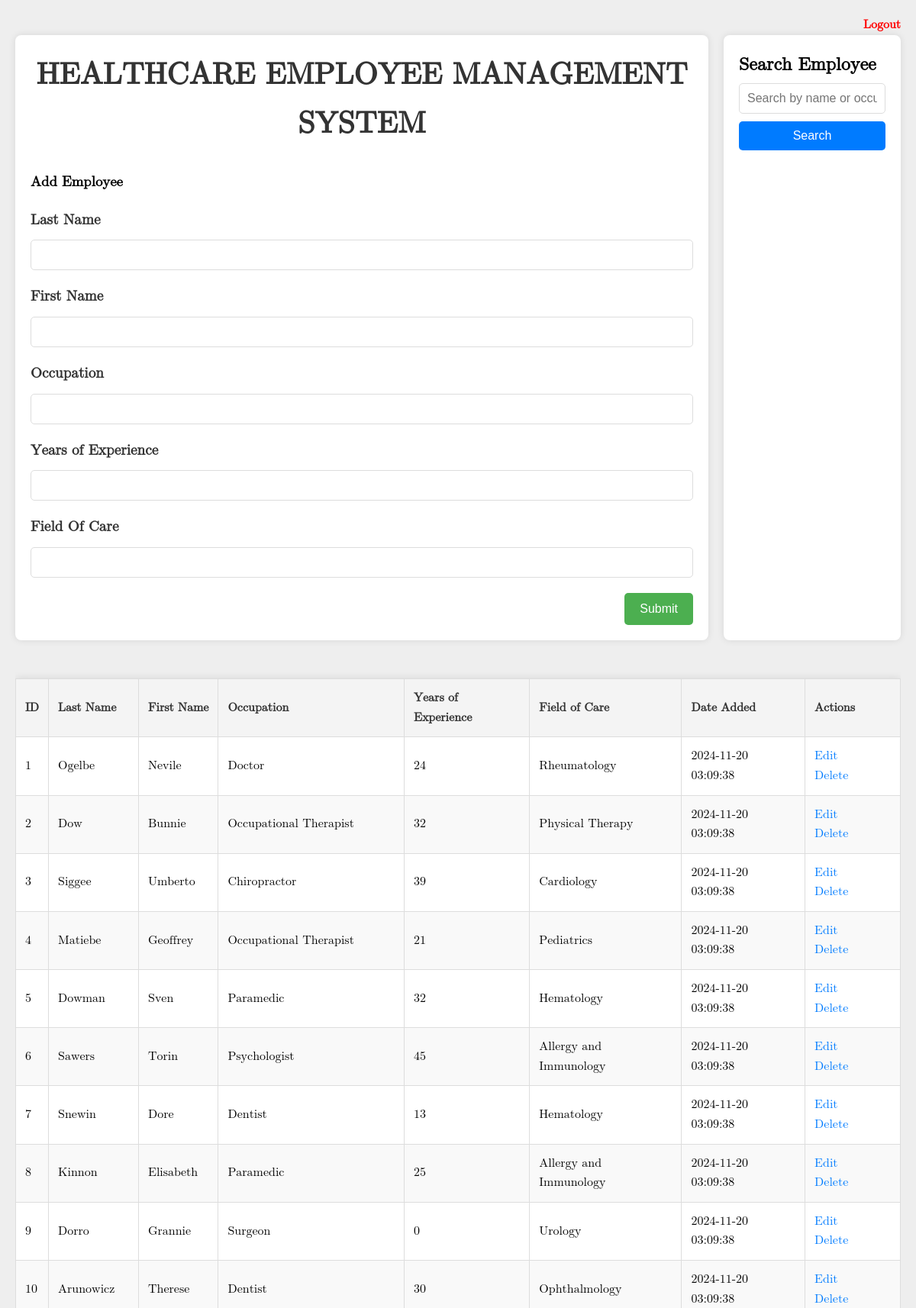
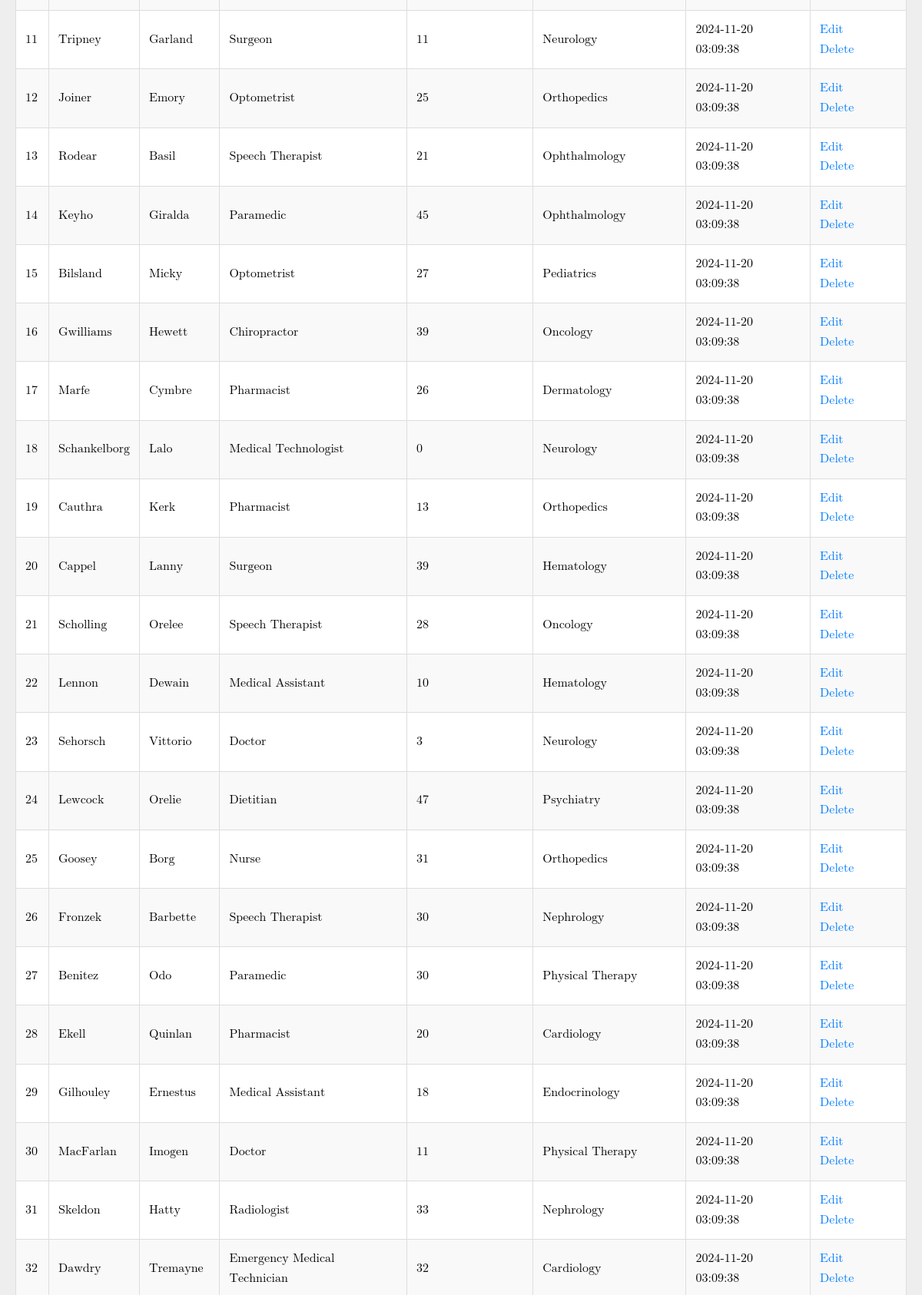
The page / (upper part) on the database its author committed (2 pictures, top to bottom).
### tables this page shows
CREATE TABLE Employee (
    employee_id INT AUTO_INCREMENT PRIMARY KEY, 
    last_name VARCHAR(100) NOT NULL,        
    first_name VARCHAR(100) NOT NULL,       
    occupation VARCHAR(100) NOT NULL,      
    years_of_experience INT NOT NULL,        
    expertise VARCHAR(100) NOT NULL      
);

### core/models.php (called while the page is built, shortened)
<?php
function showEmployeeRecords($pdo, $searchTerm = '')
{
    $sql = "SELECT * FROM employee WHERE last_name LIKE ? OR first_name LIKE ? OR occupation LIKE ?";
    $stmt = $pdo->prepare($sql);
    $stmt->execute(["%$searchTerm%", "%$searchTerm%", "%$searchTerm%"]);
    return $stmt->fetchAll();
}
?>

### index.php (the view, shortened to what this page needs)
<?php require_once 'core/dbConfig.php'; ?>
<?php require_once 'core/models.php'; ?>
<!DOCTYPE html>
<html lang="en">
<head>
  <link rel="stylesheet" href="css/index.css">
</head>
<body>
  <h4 style="text-align: right;">
    <a href="logout.php" style="color: red; text-decoration: none;">Logout</a>
  </h4>
  <div class="container">
    <div class="form-container">
      <h1>HEALTHCARE EMPLOYEE MANAGEMENT SYSTEM</h1>
      <form action="core/handleForms.php" method="POST">
        <h3>Add Employee</h3>
        <p>
          <label for="last_name">Last Name</label>
          <input type="text" name="last_name" required>
        </p>
        <p>
          <label for="first_name">First Name</label>
          <input type="text" name="first_name" required>
        </p>
        <p>
          <label for="occupation">Occupation</label>
          <input type="text" name="occupation" required>
        </p>
        <p>
          <label for="years_of_experience">Years of Experience</label>
          <input type="text" name="years_of_experience" required>
        </p>
        <p>
          <label for="expertise">Field Of Care</label>
          <input type="text" name="expertise" required>
        </p>
        <div class="submit-container">
          <input type="submit" name="addEmployeeBtn" value="Submit">
        </div>
      </form>
    </div>
    <div class="search-container">
      <h2>Search Employee</h2>
      <form method="GET" action="">
        <input type="text" name="search" placeholder="Search by name or occupation"
          value="<?php echo isset($_GET['search']) ? $_GET['search'] : ''; ?>">
        <button type="submit" name="searchEmployeeBtn">Search</button>
      </form>
    </div>
  </div>
  <div>
    <?php
    $searchTerm = isset($_GET['search']) ? $_GET['search'] : '';
    $showEmployeeRecords = showEmployeeRecords($pdo, $searchTerm);
    ?>
    <?php if ($showEmployeeRecords): ?>
      <div class="table-wrapper">
        <table>
          <thead>
            <tr>
              <th>ID</th>
              <th>Last Name</th>
              <th>First Name</th>
              <th>Occupation</th>
              <th>Years of Experience</th>
              <th>Field of Care</th>
              <th>Date Added</th>
              <th>Actions</th>
            </tr>
          </thead>
          <tbody>
            <?php foreach ($showEmployeeRecords as $employee): ?>
              <tr>
                <td><?php echo $employee['employee_id']; ?></td>
                <td><?php echo $employee['last_name']; ?></td>
                <td><?php echo $employee['first_name']; ?></td>
                <td><?php echo $employee['occupation']; ?></td>
                <td><?php echo $employee['years_of_experience']; ?></td>
                <td><?php echo $employee['expertise']; ?></td>
                <td><?php echo $employee['date_added']; ?></td>
                <td>
                  <a href="update.php?employee_id=<?php echo $employee['employee_id']; ?>">Edit</a>
                  <a href="delete.php?employee_id=<?php echo $employee['employee_id']; ?>">Delete</a>
                </td>
              </tr>
            <?php endforeach; ?>
          </tbody>
        </table>
      <?php else: ?>
        <p style="text-align: center;">No records found!</p>
      <?php endif; ?>
    </div>
  </div>
</body>
</html>

### css/index.css (style rules this page uses)
* { margin: 0; padding: 0; box-sizing: border-box; }
body { font-family: 'Arial', sans-serif; line-height: 1.6; background-color: #eeeeee; padding: 20px; font-family: math; }
.container { display: flex; justify-content: space-between; gap: 20px; }
.form-container { flex-grow: 1; flex-shrink: 0; flex-basis: 0; background-color: #fff; padding: 20px; border-radius: 8px; box-shadow: 0 0 10px rgba(0, 0, 0, 0.1); }
h1 { text-align: center; font-size: 2.5rem; color: #333; margin-bottom: 30px; }
form p { margin-bottom: 15px; display: flex; flex-direction: column; }
form p label { font-weight: bold; margin-bottom: 5px; color: #333; }
input[type="text"] { width: 100%; padding: 10px; border: 1px solid #ddd; border-radius: 5px; font-size: 1rem; margin-top: 5px; }
.submit-container { display: flex; justify-content: flex-end; margin-top: 20px; }
input[type="submit"] { background-color: #4CAF50; color: white; padding: 12px 20px; border: none; border-radius: 5px; font-size: 1rem; cursor: pointer; transition: background-color 0.3s; }
.search-container { flex-grow: 0; flex-shrink: 0; flex-basis: 20%; background-color: #fff; padding: 20px; border-radius: 8px; box-shadow: 0 0 10px rgba(0, 0, 0, 0.1); }
.search-container input[type="text"] { width: 100%; padding: 10px; border: 1px solid #ddd; border-radius: 5px; font-size: 1rem; }
.search-container button { background-color: #007BFF; color: white; padding: 10px 15px; border: none; border-radius: 5px; font-size: 1rem; cursor: pointer; margin-top: 10px; width: 100%; }
table { width: 100%; border-collapse: collapse; margin-top: 30px; background-color: #fff; box-shadow: 0 0 10px rgba(0, 0, 0, 0.1); }
.table-wrapper { overflow-x: auto; -webkit-overflow-scrolling: touch; margin-top: 20px; }
table th, table td { padding: 12px; text-align: left; border: 1px solid #ddd; }
table th { background-color: #f4f4f4; color: #333; }
table td { background-color: #fff; }
table tr:nth-child(even) td { background-color: #f9f9f9; }
table a { color: #007BFF; text-decoration: none; margin-right: 10px; }
p { text-align: left; font-size: 1.2rem; color: #333; margin-top: 20px; }

### rows shown on the page
employee: employee_id "1", last_name "Ogelbe", first_name "Nevile", occupation "Doctor", years_of_experience "24", expertise "Rheumatology", date_added "2024-11-20 03:09:38"
employee: employee_id "2", last_name "Dow", first_name "Bunnie", occupation "Occupational Therapist", years_of_experience "32", expertise "Physical Therapy", date_added "2024-11-20 03:09:38"
employee: employee_id "3", last_name "Siggee", first_name "Umberto", occupation "Chiropractor", years_of_experience "39", expertise "Cardiology", date_added "2024-11-20 03:09:38"
employee: employee_id "4", last_name "Matiebe", first_name "Geoffrey", occupation "Occupational Therapist", years_of_experience "21", expertise "Pediatrics", date_added "2024-11-20 03:09:38"
employee: employee_id "5", last_name "Dowman", first_name "Sven", occupation "Paramedic", years_of_experience "32", expertise "Hematology", date_added "2024-11-20 03:09:38"
employee: employee_id "6", last_name "Sawers", first_name "Torin", occupation "Psychologist", years_of_experience "45", expertise "Allergy and Immunology", date_added "2024-11-20 03:09:38"
employee: employee_id "7", last_name "Snewin", first_name "Dore", occupation "Dentist", years_of_experience "13", expertise "Hematology", date_added "2024-11-20 03:09:38"
employee: employee_id "8", last_name "Kinnon", first_name "Elisabeth", occupation "Paramedic", years_of_experience "25", expertise "Allergy and Immunology", date_added "2024-11-20 03:09:38"
employee: employee_id "9", last_name "Dorro", first_name "Grannie", occupation "Surgeon", years_of_experience "0", expertise "Urology", date_added "2024-11-20 03:09:38"
employee: employee_id "10", last_name "Arunowicz", first_name "Therese", occupation "Dentist", years_of_experience "30", expertise "Ophthalmology", date_added "2024-11-20 03:09:38"
employee: employee_id "11", last_name "Tripney", first_name "Garland", occupation "Surgeon", years_of_experience "11", expertise "Neurology", date_added "2024-11-20 03:09:38"
employee: employee_id "12", last_name "Joiner", first_name "Emory", occupation "Optometrist", years_of_experience "25", expertise "Orthopedics", date_added "2024-11-20 03:09:38"
employee: employee_id "13", last_name "Rodear", first_name "Basil", occupation "Speech Therapist", years_of_experience "21", expertise "Ophthalmology", date_added "2024-11-20 03:09:38"
employee: employee_id "14", last_name "Keyho", first_name "Giralda", occupation "Paramedic", years_of_experience "45", expertise "Ophthalmology", date_added "2024-11-20 03:09:38"
employee: employee_id "15", last_name "Bilsland", first_name "Micky", occupation "Optometrist", years_of_experience "27", expertise "Pediatrics", date_added "2024-11-20 03:09:38"
employee: employee_id "16", last_name "Gwilliams", first_name "Hewett", occupation "Chiropractor", years_of_experience "39", expertise "Oncology", date_added "2024-11-20 03:09:38"
employee: employee_id "17", last_name "Marfe", first_name "Cymbre", occupation "Pharmacist", years_of_experience "26", expertise "Dermatology", date_added "2024-11-20 03:09:38"
employee: employee_id "18", last_name "Schankelborg", first_name "Lalo", occupation "Medical Technologist", years_of_experience "0", expertise "Neurology", date_added "2024-11-20 03:09:38"
employee: employee_id "19", last_name "Cauthra", first_name "Kerk", occupation "Pharmacist", years_of_experience "13", expertise "Orthopedics", date_added "2024-11-20 03:09:38"
employee: employee_id "20", last_name "Cappel", first_name "Lanny", occupation "Surgeon", years_of_experience "39", expertise "Hematology", date_added "2024-11-20 03:09:38"
employee: employee_id "21", last_name "Scholling", first_name "Orelee", occupation "Speech Therapist", years_of_experience "28", expertise "Oncology", date_added "2024-11-20 03:09:38"
employee: employee_id "22", last_name "Lennon", first_name "Dewain", occupation "Medical Assistant", years_of_experience "10", expertise "Hematology", date_added "2024-11-20 03:09:38"
employee: employee_id "23", last_name "Sehorsch", first_name "Vittorio", occupation "Doctor", years_of_experience "3", expertise "Neurology", date_added "2024-11-20 03:09:38"
employee: employee_id "24", last_name "Lewcock", first_name "Orelie", occupation "Dietitian", years_of_experience "47", expertise "Psychiatry", date_added "2024-11-20 03:09:38"
employee: employee_id "25", last_name "Goosey", first_name "Borg", occupation "Nurse", years_of_experience "31", expertise "Orthopedics", date_added "2024-11-20 03:09:38"
employee: employee_id "26", last_name "Fronzek", first_name "Barbette", occupation "Speech Therapist", years_of_experience "30", expertise "Nephrology", date_added "2024-11-20 03:09:38"
employee: employee_id "27", last_name "Benitez", first_name "Odo", occupation "Paramedic", years_of_experience "30", expertise "Physical Therapy", date_added "2024-11-20 03:09:38"
employee: employee_id "28", last_name "Ekell", first_name "Quinlan", occupation "Pharmacist", years_of_experience "20", expertise "Cardiology", date_added "2024-11-20 03:09:38"
employee: employee_id "29", last_name "Gilhouley", first_name "Ernestus", occupation "Medical Assistant", years_of_experience "18", expertise "Endocrinology", date_added "2024-11-20 03:09:38"
employee: employee_id "30", last_name "MacFarlan", first_name "Imogen", occupation "Doctor", years_of_experience "11", expertise "Physical Therapy", date_added "2024-11-20 03:09:38"
employee: employee_id "31", last_name "Skeldon", first_name "Hatty", occupation "Radiologist", years_of_experience "33", expertise "Nephrology", date_added "2024-11-20 03:09:38"
employee: employee_id "32", last_name "Dawdry", first_name "Tremayne", occupation "Emergency Medical Technician", years_of_experience "32", expertise "Cardiology", date_added "2024-11-20 03:09:38"
